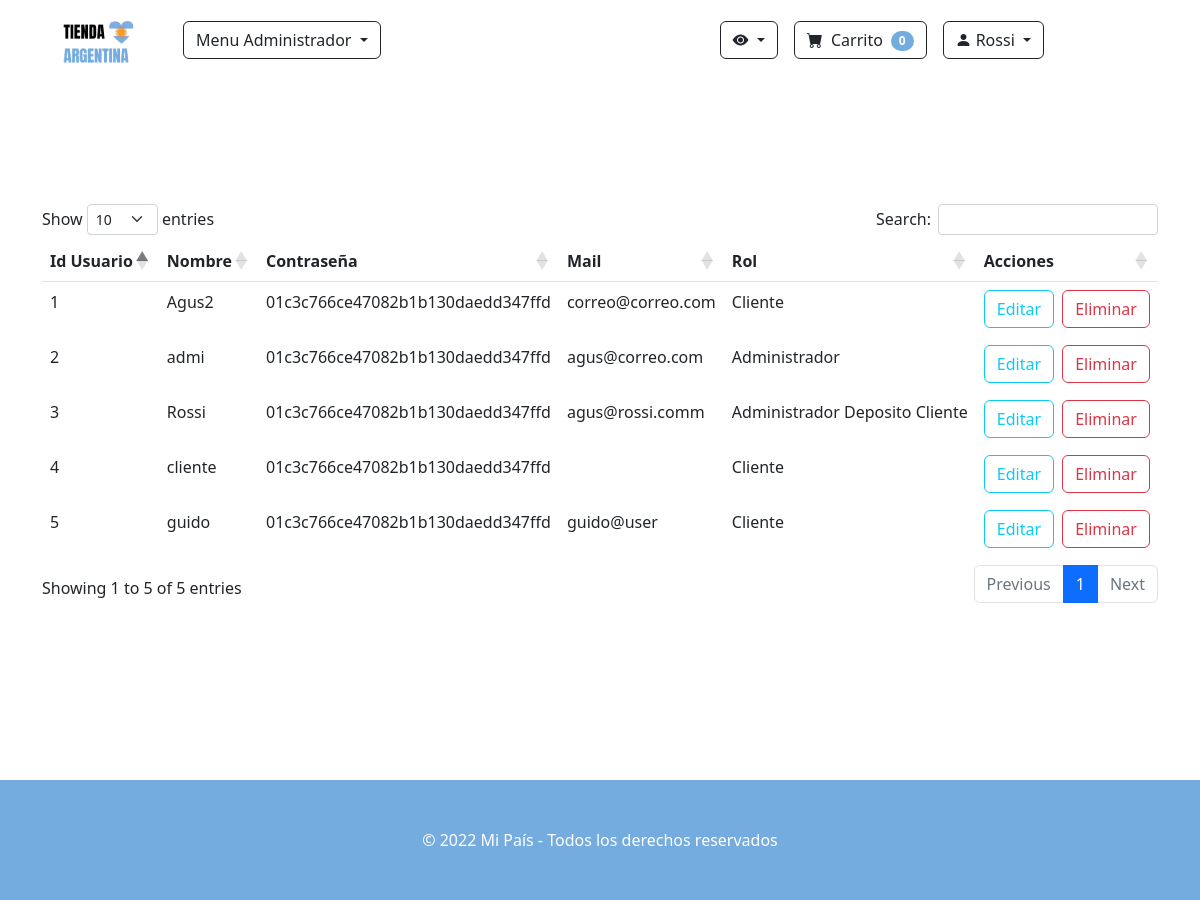
The app's page /view/Usuarios.php?idmenu=4 (signed in) with its own data.
### tables this page shows
CREATE TABLE `menu` (
  `idmenu` bigint(20) NOT NULL,
  `menombre` varchar(50) NOT NULL COMMENT 'Nombre del item del menu',
  `medescripcion` varchar(124) NOT NULL COMMENT 'Descripcion mas detallada del item del menu',
  `idpadre` bigint(20) DEFAULT NULL COMMENT 'Referencia al id del menu que es subitem',
  `medeshabilitado` timestamp NULL DEFAULT current_timestamp() COMMENT 'Fecha en la que el menu fue deshabilitado por ultima vez',
  `meestado` int(3) NOT NULL
);

CREATE TABLE `usuario` (
  `idusuario` bigint(20) NOT NULL,
  `usnombre` varchar(50) NOT NULL,
  `uspass` varchar(150) NOT NULL,
  `usmail` varchar(50) NOT NULL,
  `usdeshabilitado` timestamp NULL DEFAULT NULL
);

CREATE TABLE `rol` (
  `idrol` bigint(20) NOT NULL,
  `rodescripcion` varchar(50) NOT NULL
);

### view/usuarios.php (the view, shortened to what the rows shown need)
<?php $title = 'administrar usuarios';
include_once './includes/head.php';
include_once "./includes/navbar.php";
?>
<?php
$data = data_submitted();
$tieneAcceso = $sesion->controlAcceso($data);
if ($tieneAcceso) { ?>
  <?php
  $objUsuario = new AbmUsuario();
  $objUsuarioRol = new AbmUsuarioRol();
  $colUsuarios = $objUsuario->buscar(null);
  ?>
  <div class="container pt-5">
    <table class="table" id="modificarUsuario">
      <thead>
        <tr>
          <th>Id Usuario</th>
          <th>Nombre</th>
          <th>Contraseña</th>
          <th>Mail</th>
          <th>Rol</th>
          <th>Acciones</th>
        </tr>
      </thead>
      <tbody>
        <?php if (isset($colUsuarios)) {
          foreach ($colUsuarios as $key => $usuario) {
            $roles = $objUsuarioRol->buscar(['idusuario' => $usuario->getIdUsuario()]);
        ?>
            <tr style="border-bottom:2px solid white;">
              <td><?= $usuario->getIdUsuario() ?></td>
              <td><?= $usuario->getUsNombre() ?></td>
              <td><?= $usuario->getUsPass() ?></td>
              <td><?= $usuario->getUsMail() ?></td>
              <td><?php foreach ($roles as $rol) {
                    echo ($rol->getobjrol()->getrodescripcion() . "\n");
                  } ?>
              </td>
              <td>
                <button type="button" class="btn btn-outline-info me-md-1" data-bs-toggle="modal" data-bs-target="#editar<?= $key ?>">
                  Editar
                </button>
                <button onclick="cambiarEstado('<?= $key ?>', 'eliminar')" class="btn btn-outline-danger" type="button">Eliminar</button>
              </td>
            </tr>
          <?php
          }
        } else { ?>
          <tr>
            <td colspan="6" style="text-align: center;">No se encontraron compras registrados</td>
          </tr>
        <?php }
        ?>
      </tbody>
    </table>
  </div>
<?php } ?>
<?php include_once "./includes/footer.php"; ?>

### view/includes/navbar.php (shortened to what the rows shown need)
<?php
include_once "../config.php";
$objMenus = new AbmMenu();
if ($sesion->activa()) {
  $menus = $objMenus->menus($sesion);
}
?>
<nav class="navbar navbar-expand-lg navbar-light">
  <div class="container-fluid">
    <div class="collapse navbar-collapse d-flex justify-content-end" id="navbarSupportedContent">
      <?php if ($sesion->activa()) { ?>
        <ul class="navbar-nav me-auto mb-2 mb-lg-0">
          <li class="nav-item dropdown">
            <?php if (isset($menus)) {
            ?>
              <a class="btn btn-outline-dark dropdown-toggle" href="#" role="button" id="dropdownMenuLink" data-bs-toggle="dropdown" aria-expanded="false">
                <?= $menus[0]->getMeNombre(); ?>
              </a>
            <?php } ?>
          </li>
        </ul>
      <?php } ?>
      <div class="dropdown ms-3" style="margin-right: 9rem;">
        <?php if ($sesion->activa()) { ?>
          <button type="submit" class="btn btn-outline-dark dropdown-toggle" data-bs-toggle="dropdown" name="cerrarSesion">
            <i class="bi bi-person-fill"></i>
            <?= $sesion->getObjUsuario()->getUsNombre(); ?>
          </button>
        <?php } ?>
      </div>
    </div>
  </div>
</nav>

### records on screen
menu: menombre "Menu Administrador"
usuario: usnombre "Rossi", idusuario "3", uspass "01c3c766ce47082b1b130daedd347ffd", usmail "agus@rossi.comm"
usuario: idusuario "1", usnombre "Agus2", uspass "01c3c766ce47082b1b130daedd347ffd", usmail "correo@correo.com"
rol: rodescripcion "Cliente"
usuario: idusuario "2", usnombre "admi", uspass "01c3c766ce47082b1b130daedd347ffd", usmail "agus@correo.com"
rol: rodescripcion "Administrador"
rol: rodescripcion "Deposito"
usuario: idusuario "4", usnombre "cliente", uspass "01c3c766ce47082b1b130daedd347ffd"
usuario: idusuario "5", usnombre "guido", uspass "01c3c766ce47082b1b130daedd347ffd", usmail "guido@user"

### other values on screen
$cantItem "0"
